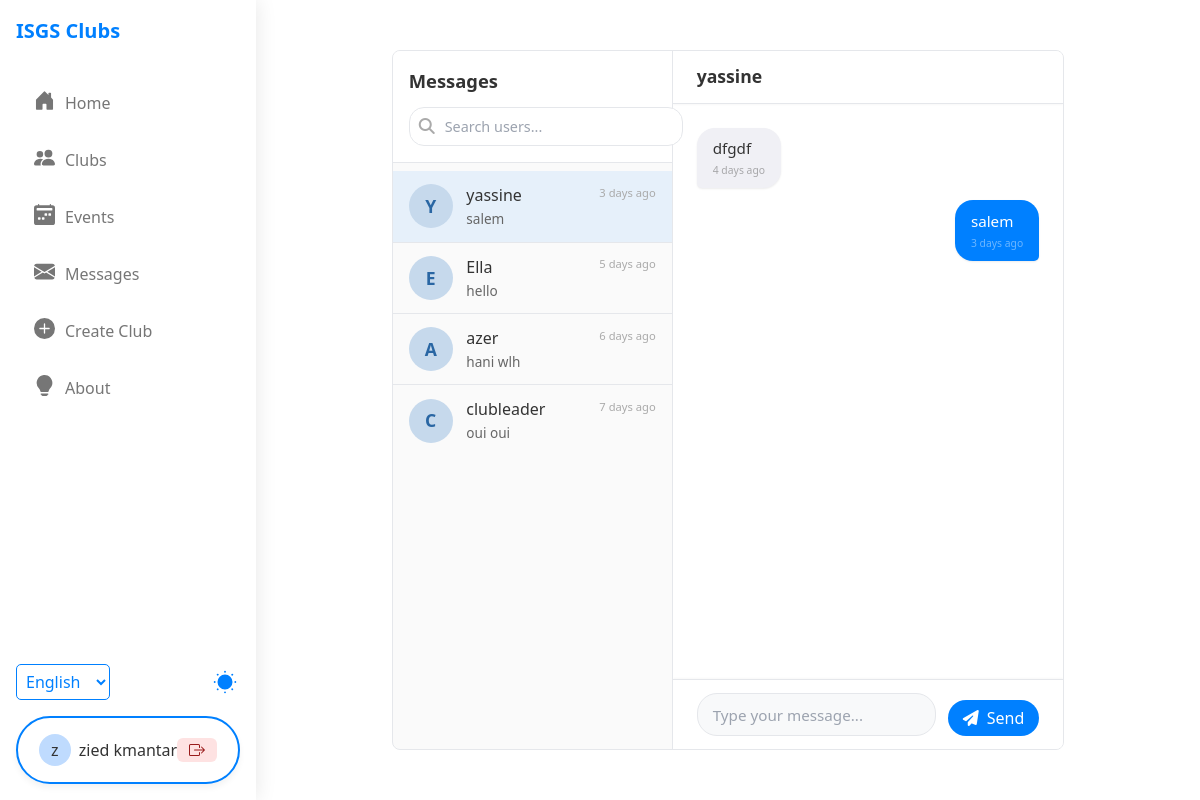
The app's page /messages.php?with=7 (signed in) with its own data.
### tables this page shows
CREATE TABLE `users` (
  `id` int(11) NOT NULL,
  `username` varchar(50) NOT NULL,
  `email` varchar(100) NOT NULL,
  `password` varchar(255) NOT NULL,
  `role` enum('student','club_leader','admin') NOT NULL DEFAULT 'student',
  `is_banned` tinyint(1) NOT NULL DEFAULT 0,
  `ban_reason` text DEFAULT NULL,
  `banned_until` datetime DEFAULT NULL COMMENT 'Null for permanent ban',
  `created_at` timestamp NOT NULL DEFAULT current_timestamp()
);

CREATE TABLE `messages` (
  `id` int(11) NOT NULL,
  `sender_id` int(11) NOT NULL,
  `receiver_id` int(11) NOT NULL,
  `message_content` text NOT NULL,
  `sent_at` timestamp NOT NULL DEFAULT current_timestamp(),
  `is_read` tinyint(1) DEFAULT 0
);

### messages.php (the view, shortened to what this page needs)
<?php
require_once 'config/database.php';
$currentUserId = $_SESSION['user']['id'];
function format_time_ago($datetime, $full = false) {
    try {
        $now = new DateTime;
        $timestamp = strtotime($datetime);
        $ago = new DateTime('@' . $timestamp);
        $diff = $now->diff($ago);
        $string = [
            'y' => 'year',
            'm' => 'month',
            'd' => 'day',
            'h' => 'hour',
            'i' => 'minute',
            's' => 'second'
        ];
        foreach ($string as $k => &$v) {
            if ($diff->$k) {
                $v = $diff->$k . ' ' . $v . ($diff->$k > 1 ? 's' : '');
            } else {
                unset($string[$k]);
            }
        }
        if (!$full) $string = array_slice($string, 0, 1);
        return $string ? implode(', ', $string) . ' ago' : 'just now';
    } catch (Exception $e) {
        error_log("Error formatting time ('{$datetime}'): " . $e->getMessage());
        return 'Invalid date';
    }
}
$conversations = [];
$messages = [];
$selectedUser = null;
$selectedUserId = null;
$searchQuery = trim($_GET['search'] ?? '');
$pageError = null;
try {
    $convQuery = "
        SELECT
            u.id,
            u.username,
            MAX(m.sent_at) AS last_message_time,
            (
                SELECT message_content
                FROM messages
                WHERE
                    (sender_id = :cuid1 AND receiver_id = u.id) OR
                    (sender_id = u.id AND receiver_id = :cuid1)
                ORDER BY sent_at DESC
                LIMIT 1
            ) AS last_message_content,
            (
                SELECT COUNT(*)
                FROM messages
                WHERE receiver_id = :cuid1 AND sender_id = u.id AND is_read = FALSE
            ) AS unread_count
        FROM messages m
        JOIN users u ON u.id = IF(m.sender_id = :cuid1, m.receiver_id, m.sender_id)
        WHERE
            (m.sender_id = :cuid1 OR m.receiver_id = :cuid1) AND
            u.id != :cuid1
        GROUP BY u.id, u.username
        ORDER BY last_message_time DESC
    ";
    $stmtConv = $pdo->prepare($convQuery);
    $stmtConv->bindParam(':cuid1', $currentUserId, PDO::PARAM_INT);
    $stmtConv->execute();
    $conversations = $stmtConv->fetchAll(PDO::FETCH_ASSOC);
    if (isset($_GET['with']) && is_numeric($_GET['with'])) {
        $selectedUserId = (int)$_GET['with'];
        if ($selectedUserId === $currentUserId) {
            $selectedUserId = null;
        } else {
            $userQuery = "SELECT id, username FROM users WHERE id = :suid1";
            $stmtUser = $pdo->prepare($userQuery);
            $stmtUser->bindParam(':suid1', $selectedUserId, PDO::PARAM_INT);
            $stmtUser->execute();
            $selectedUser = $stmtUser->fetch(PDO::FETCH_ASSOC);
            if ($selectedUser) {
                $msgQuery = "
                    SELECT m.*, u.username AS sender_username
                    FROM messages m
                    JOIN users u ON m.sender_id = u.id
                    WHERE
                        (m.sender_id = :cuid4 AND m.receiver_id = :suid3) OR
                        (m.sender_id = :suid3 AND m.receiver_id = :cuid4)
                    ORDER BY m.sent_at ASC
                ";
                $stmtMsg = $pdo->prepare($msgQuery);
                $stmtMsg->bindParam(':cuid4', $currentUserId, PDO::PARAM_INT);
                $stmtMsg->bindParam(':suid3', $selectedUserId, PDO::PARAM_INT);
                $stmtMsg->execute();
                $messages = $stmtMsg->fetchAll(PDO::FETCH_ASSOC);
            } else {
                $pageError = "User not found.";
                $selectedUserId = null;
            }
        }
    }
} catch (Exception $e) {
    error_log("Error loading data: " . $e->getMessage());
    $pageError = "Error loading data.";
}
include_once 'header.php';
?>
<main class="main-content">
    <div class="messages-container">
        <aside class="conversations-panel">
            <div class="panel-header">
                <h2>Messages</h2>
                <form action="messages.php" method="GET" class="search-form">
                    <input type="text" name="search" placeholder="Search users..." value="<?php echo htmlspecialchars($searchQuery); ?>" class="search-input">
                    <button type="submit" class="search-button" aria-label="Search"><i class="fas fa-search"></i></button>
                </form>
            </div>
            <div class="conversations-list">
                <?php if (count($conversations) > 0): ?>
                    <?php foreach ($conversations as $convo): ?>
                        <a href="messages.php?with=<?php echo $convo['id']; ?>" class="conversation-item <?php echo ($selectedUserId === $convo['id']) ? 'active' : ''; ?>">
                            <div class="avatar-placeholder">
                                <?php echo strtoupper(substr(htmlspecialchars($convo['username']), 0, 1)); ?>
                            </div>
                            <div class="conversation-info">
                                <span class="username"><?php echo htmlspecialchars($convo['username']); ?></span>
                                <span class="last-message-preview">
                                    <?php
                                    $lm = $convo['last_message_content'] ?? 'No messages';
                                    echo htmlspecialchars(substr($lm, 0, 35)) . (strlen($lm) > 35 ? '...' : '');
                                    ?>
                                </span>
                            </div>
                            <span class="message-time">
                                <?php echo isset($convo['last_message_time']) ? format_time_ago($convo['last_message_time']) : ''; ?>
                            </span>
                        </a>
                    <?php endforeach; ?>
                <?php elseif (empty($searchQuery)): ?>
                    <p class="no-results">No recent conversations.</p>
                <?php endif; ?>
            </div>
        </aside>
        <section class="chat-panel">
            <?php if ($pageError): ?>
                <div class="chat-placeholder error-placeholder">
                    <i class="fas fa-exclamation-triangle" aria-hidden="true"></i>
                    <p><?php echo htmlspecialchars($pageError); ?></p>
                </div>
            <?php elseif ($selectedUser): ?>
                <header class="chat-header">
                    <h3><?php echo htmlspecialchars($selectedUser['username']); ?></h3>
                </header>
                <div class="message-list" id="message-list">
                    <?php if (count($messages) > 0): ?>
                        <?php foreach ($messages as $msg): ?>
                            <div class="message-item <?php echo ($msg['sender_id'] == $currentUserId) ? 'sent' : 'received'; ?>">
                                <div class="message-bubble">
                                    <p class="message-content"><?php echo nl2br(htmlspecialchars($msg['message_content'])); ?></p>
                                    <span class="message-timestamp" title="<?php echo date('M j, Y g:i:s A', strtotime($msg['sent_at'])); ?>">
                                        <?php echo format_time_ago($msg['sent_at']); ?>
                                    </span>
                                </div>
                            </div>
                        <?php endforeach; ?>
                    <?php else: ?>
                        <p class="no-messages">No messages yet. Send the first message!</p>
                    <?php endif; ?>
                </div>
                <footer class="message-input-area">
                    <form method="POST" action="messages.php?with=<?php echo $selectedUserId; ?>" class="message-form">
                        <textarea name="message_content" placeholder="Type your message..." class="message-input" required rows="1" aria-label="Message Input"></textarea>
                        <button type="submit" name="send_message" class="send-button">
                            <i class="fas fa-paper-plane" aria-hidden="true"></i> Send
                        </button>
                    </form>
                </footer>
            <?php endif; ?>
        </section>
    </div>
</main>
</body>
</html>

### styles.css (style rules this page uses)
* { margin: 0; padding: 0; box-sizing: border-box; }
body { font-family: sans-serif; background-color: #f0f2f5; display: flex; justify-content: center; align-items: center; min-height: 100vh; color: #333; }

### records on screen
users: username "Y", username "yassine", lm "salem", last_message_time "3 days ago"
users: username "E", username "Ella", lm "hello", last_message_time "5 days ago"
users: username "A", username "azer", lm "hani wlh", last_message_time "6 days ago"
users: username "C", username "clubleader", lm "oui oui", last_message_time "7 days ago"
messages: message_content "dfgdf", sent_at "4 days ago"
messages: message_content "salem", sent_at "3 days ago"

### other values on screen
substr($_SESSION['user']['username'], 0, 1) "z"
$_SESSION['user']['username'] "zied kmantar"
